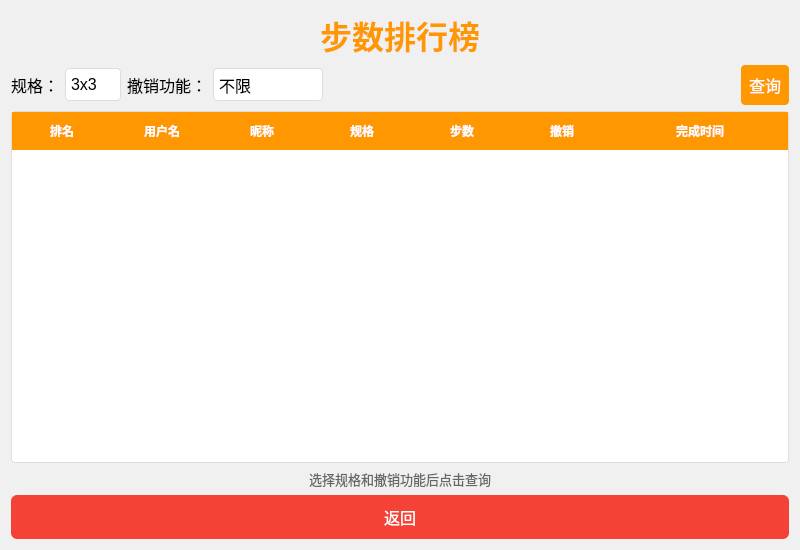
<?xml version="1.0" encoding="UTF-8"?>
<ui version="4.0">
 <class>StepRankingDialog</class>
 <widget class="QDialog" name="StepRankingDialog">
  <property name="geometry">
   <rect>
    <x>0</x>
    <y>0</y>
    <width>800</width>
    <height>550</height>
   </rect>
  </property>
  <property name="windowTitle">
   <string>步数排行榜</string>
  </property>
  <property name="styleSheet">
   <string notr="true">background-color: #f0f0f0;</string>
  </property>
  <layout class="QVBoxLayout" name="verticalLayout">
   <item>
    <widget class="QLabel" name="labelTitle">
     <property name="font">
      <font>
       <family>Arial Unicode MS</family>
       <pointsize>24</pointsize>
       <bold>true</bold>
      </font>
     </property>
     <property name="styleSheet">
      <string notr="true">color: #FF9800;</string>
     </property>
     <property name="text">
      <string>步数排行榜</string>
     </property>
     <property name="alignment">
      <set>Qt::AlignCenter</set>
     </property>
    </widget>
   </item>
   <item>
    <layout class="QHBoxLayout" name="horizontalLayoutControls">
     <item>
      <widget class="QLabel" name="labelGridSize">
       <property name="font">
        <font>
         <family>Arial</family>
         <pointsize>12</pointsize>
        </font>
       </property>
       <property name="text">
        <string>规格：</string>
       </property>
      </widget>
     </item>
     <item>
      <widget class="QComboBox" name="comboBoxGridSize">
       <property name="font">
        <font>
         <family>Arial</family>
         <pointsize>12</pointsize>
        </font>
       </property>
       <property name="styleSheet">
        <string notr="true">QComboBox {
    padding: 5px;
    border: 1px solid #ddd;
    border-radius: 4px;
    background-color: white;
}
QComboBox::drop-down {
    border: none;
}
QComboBox::down-arrow {
    image: url(:/img/down-arrow.png);
    width: 12px;
    height: 12px;
}</string>
       </property>
       <item>
        <property name="text">
         <string>3x3</string>
        </property>
       </item>
       <item>
        <property name="text">
         <string>4x4</string>
        </property>
       </item>
       <item>
        <property name="text">
         <string>5x5</string>
        </property>
       </item>
       <item>
        <property name="text">
         <string>6x6</string>
        </property>
       </item>
       <item>
        <property name="text">
         <string>7x7</string>
        </property>
       </item>
       <item>
        <property name="text">
         <string>8x8</string>
        </property>
       </item>
      </widget>
     </item>
     <item>
      <widget class="QLabel" name="labelUndo">
       <property name="font">
        <font>
         <family>Arial</family>
         <pointsize>12</pointsize>
        </font>
       </property>
       <property name="text">
        <string>撤销功能：</string>
       </property>
      </widget>
     </item>
     <item>
      <widget class="QComboBox" name="comboBoxUndo">
       <property name="font">
        <font>
         <family>Arial</family>
         <pointsize>12</pointsize>
        </font>
       </property>
       <property name="styleSheet">
        <string notr="true">QComboBox {
    padding: 5px;
    border: 1px solid #ddd;
    border-radius: 4px;
    background-color: white;
}
QComboBox::drop-down {
    border: none;
}
QComboBox::down-arrow {
    image: url(:/img/down-arrow.png);
    width: 12px;
    height: 12px;
}</string>
       </property>
       <item>
        <property name="text">
         <string>不限</string>
        </property>
       </item>
       <item>
        <property name="text">
         <string>未使用撤销</string>
        </property>
       </item>
       <item>
        <property name="text">
         <string>使用撤销</string>
        </property>
       </item>
      </widget>
     </item>
     <item>
      <spacer name="horizontalSpacer">
       <property name="orientation">
        <enum>Qt::Horizontal</enum>
       </property>
       <property name="sizeHint" stdset="0">
        <size>
         <width>40</width>
         <height>20</height>
        </size>
       </property>
      </spacer>
     </item>
     <item>
      <widget class="QPushButton" name="btnRefresh">
       <property name="font">
        <font>
         <family>Arial</family>
         <pointsize>12</pointsize>
        </font>
       </property>
       <property name="cursor">
        <cursorShape>PointingHandCursor</cursorShape>
       </property>
       <property name="styleSheet">
        <string notr="true">QPushButton {
    background-color: #FF9800;
    color: white;
    border: none;
    padding: 8px;
    border-radius: 4px;
}
QPushButton:hover {
    background-color: #F57C00;
}</string>
       </property>
       <property name="text">
        <string>查询</string>
       </property>
       <property name="icon">
        <iconset>
         <normaloff>:/img/search.png</normaloff>:/img/search.png</iconset>
       </property>
      </widget>
     </item>
    </layout>
   </item>
   <item>
    <widget class="QTableWidget" name="tableWidget">
     <property name="font">
      <font>
       <family>Arial</family>
       <pointsize>11</pointsize>
      </font>
     </property>
     <property name="styleSheet">
      <string notr="true">QTableWidget {
    background-color: white;
    border: 1px solid #ddd;
    border-radius: 4px;
    gridline-color: #f0f0f0;
}

QTableWidget::item {
    padding: 5px;
    border-bottom: 1px solid #f0f0f0;
}

QTableWidget::item:selected {
    background-color: #fff3e0;
}

QHeaderView::section {
    background-color: #FF9800;
    color: white;
    padding: 8px;
    border: none;
    font-weight: bold;
}

QTableWidget::item {
    border-bottom: 1px solid #f0f0f0;
}

QTableWidget::item:nth-child(odd) {
    background-color: #f9f9f9;
}</string>
     </property>
     <property name="alternatingRowColors">
      <bool>true</bool>
     </property>
     <property name="selectionMode">
      <enum>QAbstractItemView::SingleSelection</enum>
     </property>
     <property name="selectionBehavior">
      <enum>QAbstractItemView::SelectRows</enum>
     </property>
     <property name="wordWrap">
      <bool>false</bool>
     </property>
     <attribute name="horizontalHeaderMinimumSectionSize">
      <number>80</number>
     </attribute>
     <attribute name="horizontalHeaderStretchLastSection">
      <bool>true</bool>
     </attribute>
     <attribute name="verticalHeaderVisible">
      <bool>false</bool>
     </attribute>
     <column>
      <property name="text">
       <string>排名</string>
      </property>
     </column>
     <column>
      <property name="text">
       <string>用户名</string>
      </property>
     </column>
     <column>
      <property name="text">
       <string>昵称</string>
      </property>
     </column>
     <column>
      <property name="text">
       <string>规格</string>
      </property>
     </column>
     <column>
      <property name="text">
       <string>步数</string>
      </property>
     </column>
     <column>
      <property name="text">
       <string>撤销</string>
      </property>
     </column>
     <column>
      <property name="text">
       <string>完成时间</string>
      </property>
     </column>
    </widget>
   </item>
   <item>
    <widget class="QLabel" name="labelStatus">
     <property name="font">
      <font>
       <family>Arial</family>
       <pointsize>10</pointsize>
      </font>
     </property>
     <property name="styleSheet">
      <string notr="true">color: #666666;</string>
     </property>
     <property name="text">
      <string>选择规格和撤销功能后点击查询</string>
     </property>
     <property name="alignment">
      <set>Qt::AlignCenter</set>
     </property>
    </widget>
   </item>
   <item>
    <widget class="QPushButton" name="btnBack">
     <property name="font">
      <font>
       <family>Arial Unicode MS</family>
       <pointsize>16</pointsize>
      </font>
     </property>
     <property name="cursor">
      <cursorShape>PointingHandCursor</cursorShape>
     </property>
     <property name="styleSheet">
      <string notr="true">QPushButton {
    background-color: #f44336;
    color: white;
    border: none;
    padding: 10px;
    border-radius: 6px;
    font-size: 16px;
}
QPushButton:hover {
    background-color: #d32f2f;
}
QPushButton:pressed {
    background-color: #b71c1c;
}</string>
     </property>
     <property name="text">
      <string>返回</string>
     </property>
    </widget>
   </item>
  </layout>
 </widget>
 <resources/>
 <connections/>
</ui>
